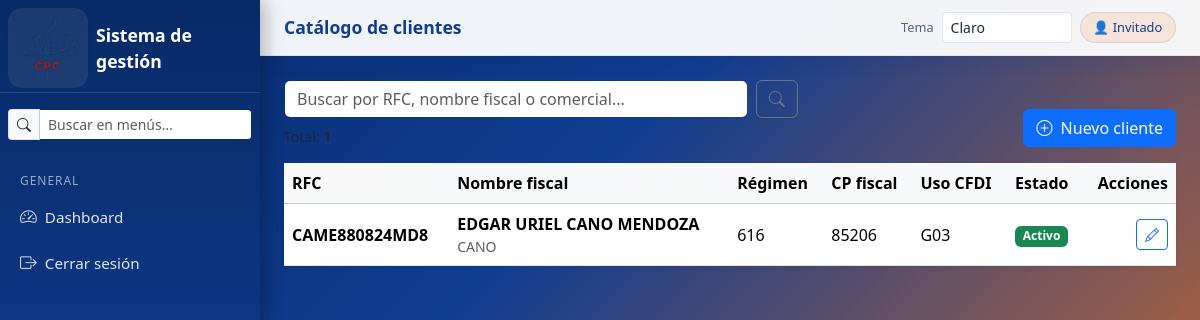
The app's page /catalogos/clientes/ with its own data.
### catalogos/models.py (models this page shows, shortened)
class Cliente(models.Model):
    from catalogos.sat_catalogos import (
    REGIMEN_FISCAL_CHOICES,
    USO_CFDI_CHOICES,
    FORMA_PAGO_CHOICES,
    METODO_PAGO_CHOICES,
    )
    class TipoPersona(models.TextChoices):
        FISICA = "FISICA", "Física"
        MORAL = "MORAL", "Moral"
    tipo_persona = models.CharField(
        max_length=10, choices=TipoPersona.choices, default=TipoPersona.MORAL
    )
    rfc = models.CharField(
        "RFC",
        max_length=13,
        validators=[
            RegexValidator(RFC_REGEX, "RFC inválido (formato SAT)."),
            MinLengthValidator(12),
            MaxLengthValidator(13),
        ],
        unique=True,
        db_index=True,
    )
    nombre_fiscal = models.CharField(
        "Nombre / Razón social (SAT)",
        max_length=254,
        help_text="Debe coincidir con el nombre registrado ante el SAT.",
    )
    nombre_fiscal_normalizado = models.CharField(
        max_length=260, editable=False, db_index=True
    )
    regimen_fiscal = models.CharField(
    "Régimen fiscal (SAT)",
    max_length=3,
    choices=REGIMEN_FISCAL_CHOICES,
)
    domicilio_fiscal_cp = models.CharField(
        "Domicilio fiscal - CP (SAT)",
        max_length=5,
        validators=[RegexValidator(CP_REGEX, "El CP debe tener 5 dígitos.")],
        help_text="CFDI 4.0 requiere el CP del domicilio fiscal del receptor.",
    )
    uso_cfdi_default = models.CharField(
    "Uso CFDI por defecto (SAT)",
    max_length=4,
    choices=USO_CFDI_CHOICES,
    blank=True,
    )
    email_cfdi = models.EmailField(
        "Email para envío CFDI",
        blank=True,
        help_text="Correo donde se enviará XML/PDF (no obligatorio para timbrar).",
    )
    nombre_comercial = models.CharField("Nombre comercial", max_length=150, blank=True)
    telefono = models.CharField(max_length=20, blank=True)
    calle = models.CharField(max_length=120, blank=True)
    num_ext = models.CharField("No. ext.", max_length=20, blank=True)
    num_int = models.CharField("No. int.", max_length=20, blank=True)
    colonia = models.CharField(max_length=120, blank=True)
    localidad = models.CharField(max_length=120, blank=True)
    municipio = models.CharField(max_length=120, blank=True)
    estado = models.CharField(max_length=120, blank=True)
    pais = models.CharField(max_length=60, blank=True, default="México")
    cp = models.CharField("CP (operativo)", max_length=5, blank=True)
    referencias = models.CharField(max_length=200, blank=True)
    forma_pago_default = models.CharField(
    "Forma de pago default (SAT)",
    max_length=2,
    choices=FORMA_PAGO_CHOICES,
    blank=True,
    )
    metodo_pago_default = models.CharField(
        "Método de pago default (SAT)",
        max_length=3,
        choices=METODO_PAGO_CHOICES,
        blank=True,
    )
    activo = models.BooleanField(default=True)
    fecha_creacion = models.DateTimeField(auto_now_add=True)
    class Meta:
        ordering = ["nombre_fiscal"]
        indexes = [
            models.Index(fields=["rfc"]),
            models.Index(fields=["nombre_fiscal_normalizado"]),
        ]

### catalogos/views.py (the view)
# urls.py: path("clientes/", clientes_list, name="clientes_list"),
def clientes_list(request):
    q = (request.GET.get("q") or "").strip()
    clientes = Cliente.objects.all()
    if q:
        clientes = clientes.filter(
            Q(rfc__icontains=q) |
            Q(nombre_fiscal__icontains=q) |
            Q(nombre_comercial__icontains=q)
        )
    context = {
        "clientes": clientes,
        "q": q,
        "total": clientes.count(),
    }
    return render(request, "catalogos/clientes_list.html", context)

### accounts/templatetags/roles.py (called while the page is built)
@register.filter
def has_group(user, group_name: str) -> bool:
    if not user or not user.is_authenticated:
        return False
    return user.groups.filter(name=group_name).exists()

### templates/catalogos/clientes_list.html (shortened to what this page needs)
{% extends "base.html" %}
{% block page_title %}Catálogo de clientes{% endblock %}
{% block content %}
<div class="row g-3 align-items-end mb-3">
  <div class="col-md-7">
    <form method="get" class="d-flex gap-2">
      <input type="text" name="q" value="{{ q }}" class="form-control"
             placeholder="Buscar por RFC, nombre fiscal o comercial...">
      <button class="btn btn-outline-secondary">
        <i class="bi bi-search"></i>
      </button>
    </form>
    <div class="text-muted small mt-2">
      Total: <span class="fw-semibold">{{ total }}</span>
    </div>
  </div>
  <div class="col-md-5 text-md-end">
    <a href="{% url 'cliente_create' %}" class="btn btn-primary">
      <i class="bi bi-plus-circle me-1"></i> Nuevo cliente
    </a>
  </div>
</div>
<div class="card shadow-sm border-0">
  <div class="table-responsive">
    <table class="table table-hover mb-0 align-middle">
      <thead class="table-light">
        <tr>
          <th>RFC</th>
          <th>Nombre fiscal</th>
          <th>Régimen</th>
          <th>CP fiscal</th>
          <th>Uso CFDI</th>
          <th>Estado</th>
          <th class="text-end">Acciones</th>
        </tr>
      </thead>
      <tbody>
        {% for c in clientes %}
        <tr>
          <td class="fw-semibold">{{ c.rfc }}</td>
          <td>
            <div class="fw-semibold">{{ c.nombre_fiscal }}</div>
            {% if c.nombre_comercial %}
              <div class="text-muted small">{{ c.nombre_comercial }}</div>
            {% endif %}
          </td>
          <td>{{ c.regimen_fiscal|default:"—" }}</td>
          <td>{{ c.domicilio_fiscal_cp|default:"—" }}</td>
          <td>{{ c.uso_cfdi_default|default:"—" }}</td>
          <td>
            {% if c.activo %}
              <span class="badge bg-success">Activo</span>
            {% else %}
              <span class="badge bg-secondary">Inactivo</span>
            {% endif %}
          </td>
          <td class="text-end">
            <a href="{% url 'cliente_edit' c.id %}" class="btn btn-sm btn-outline-primary" title="Editar">
              <i class="bi bi-pencil"></i>
            </a>
          </td>
        </tr>
        {% empty %}
        <tr>
          <td colspan="7" class="text-center text-muted py-4">
            No hay clientes registrados.
          </td>
        </tr>
        {% endfor %}
      </tbody>
    </table>
  </div>
</div>
{% endblock %}

### static/css/base.css (style rules this page uses)
:root, html[data-theme="light"], body[data-theme="light"] { --color-bg: #f4f7fb; --color-bg-alt: #eaf1fb; --color-surface: #ffffff; --color-surface-soft: #f8fbff; --color-primary: #0f3d91; --color-primary-strong: #082a66; --color-primary-soft: #3b82f6; --color-secondary: #f97316; --color-secondary-soft: #fb923c; --color-accent: #ffb703; --color-text: #1f2937; --color-text-soft: #5b6472; --color-text-inverse: #ffffff; --color-border: rgba(15, 61, 145, 0.12); --color-border-strong: rgba(15, 61, 145, 0.22); --color-sidebar-text: rgba(255, 255, 255, 0.88); --color-sidebar-muted: rgba(255, 255, 255, 0.58); --color-sidebar-hover: rgba(255, 183, 3, 0.18); --color-sidebar-active: #ffd166; --shadow-soft: 0 14px 34px rgba(8, 42, 102, 0.14); --shadow-strong: 0 18px 45px rgba(7, 24, 58, 0.28); --focus-ring: 0 0 0 0.2rem rgba(249, 115, 22, 0.22); --gradient-main: linear-gradient(135deg, #082a66 0%, #0f3d91 38%, #f97316 100%); --gradient-sidebar: linear-gradient(180deg, #082a66 0%, #0f3d91 58%, #f97316 100%); --gradient-auth: linear-gradient(145deg, #082a66 0%, #0f3d91 45%, #fb923c 100%); --gradient-hero: linear-gradient(160deg, #0a224f 0%, #123f93 56%, #f97316 100%); --badge-bg: rgba(249, 115, 22, 0.12); }
html { color-scheme: light; }
body { background-color: var(--color-bg); color: var(--color-text); transition: background-color 0.25s ease, color 0.25s ease; }
.solar-sidebar, .solar-main-header, .auth-card, .auth-hero, .bg-solar-main, .bg-solar-auth, .solar-badge-user, .form-control, .form-select, .input-group-text, .btn-solar { transition: background 0.25s ease, background-color 0.25s ease, color 0.25s ease, border-color 0.25s ease, box-shadow 0.25s ease; }
.form-control, .form-select, .input-group-text { border-color: var(--color-border); }
.bg-solar-main { min-height: 100vh; margin: 0; background: var(--gradient-main); color: var(--color-text); }
.solar-main-content .card, .solar-main-content .table, .solar-main-content .modal-content, .solar-main-content .dropdown-menu { border-color: var(--color-border); }

### records on screen
Cliente: rfc "CAME880824MD8", nombre_fiscal "EDGAR URIEL CANO MENDOZA", nombre_comercial "CANO", regimen_fiscal "616", domicilio_fiscal_cp "85206", uso_cfdi_default "G03", activo "Activo"
